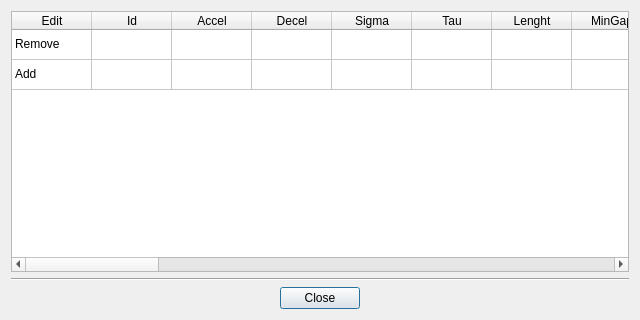
<?xml version="1.0" encoding="UTF-8"?>
<ui version="4.0">
 <class>vehicleTypeTableDialog</class>
 <widget class="QDialog" name="vehicleTypeTableDialog">
  <property name="geometry">
   <rect>
    <x>0</x>
    <y>0</y>
    <width>640</width>
    <height>320</height>
   </rect>
  </property>
  <property name="minimumSize">
   <size>
    <width>640</width>
    <height>320</height>
   </size>
  </property>
  <property name="maximumSize">
   <size>
    <width>640</width>
    <height>320</height>
   </size>
  </property>
  <property name="windowTitle">
   <string>Vehicle Types</string>
  </property>
  <property name="windowIcon">
   <iconset>
    <normaloff>:/main/eNetEditorLogo.ico</normaloff>:/main/eNetEditorLogo.ico</iconset>
  </property>
  <property name="modal">
   <bool>true</bool>
  </property>
  <layout class="QVBoxLayout" name="verticalLayout">
   <item>
    <widget class="QTableWidget" name="Table">
     <property name="editTriggers">
      <set>QAbstractItemView::NoEditTriggers</set>
     </property>
     <attribute name="horizontalHeaderDefaultSectionSize">
      <number>80</number>
     </attribute>
     <attribute name="verticalHeaderVisible">
      <bool>false</bool>
     </attribute>
     <row>
      <property name="text">
       <string/>
      </property>
     </row>
     <row>
      <property name="text">
       <string/>
      </property>
     </row>
     <column>
      <property name="text">
       <string>Edit</string>
      </property>
     </column>
     <column>
      <property name="text">
       <string>Id</string>
      </property>
     </column>
     <column>
      <property name="text">
       <string>Accel</string>
      </property>
     </column>
     <column>
      <property name="text">
       <string>Decel</string>
      </property>
     </column>
     <column>
      <property name="text">
       <string>Sigma</string>
      </property>
     </column>
     <column>
      <property name="text">
       <string>Tau</string>
      </property>
     </column>
     <column>
      <property name="text">
       <string>Lenght</string>
      </property>
     </column>
     <column>
      <property name="text">
       <string>MinGap</string>
      </property>
     </column>
     <column>
      <property name="text">
       <string>MaxSpeed</string>
      </property>
     </column>
     <column>
      <property name="text">
       <string>SpeedFactor</string>
      </property>
     </column>
     <column>
      <property name="text">
       <string>SpeedDev</string>
      </property>
     </column>
     <column>
      <property name="text">
       <string>Color</string>
      </property>
     </column>
     <column>
      <property name="text">
       <string>VClass</string>
      </property>
     </column>
     <column>
      <property name="text">
       <string>EClass</string>
      </property>
     </column>
     <column>
      <property name="text">
       <string>GuiShape</string>
      </property>
     </column>
     <column>
      <property name="text">
       <string>Width</string>
      </property>
     </column>
     <column>
      <property name="text">
       <string>ImgFile</string>
      </property>
     </column>
     <column>
      <property name="text">
       <string>Impatience</string>
      </property>
     </column>
     <column>
      <property name="text">
       <string>Lane Change</string>
      </property>
     </column>
     <column>
      <property name="text">
       <string>Act bat cap</string>
      </property>
     </column>
     <column>
      <property name="text">
       <string>Max bat cap</string>
      </property>
     </column>
     <column>
      <property name="text">
       <string>Power Max</string>
      </property>
     </column>
     <column>
      <property name="text">
       <string>Mass</string>
      </property>
     </column>
     <column>
      <property name="text">
       <string>Front surf ar</string>
      </property>
     </column>
     <column>
      <property name="text">
       <string>Air drag co</string>
      </property>
     </column>
     <column>
      <property name="text">
       <string>Int mom int</string>
      </property>
     </column>
     <column>
      <property name="text">
       <string>Rad drag co</string>
      </property>
     </column>
     <column>
      <property name="text">
       <string>Roll drag co</string>
      </property>
     </column>
     <column>
      <property name="text">
       <string>Const pow int</string>
      </property>
     </column>
     <column>
      <property name="text">
       <string>Rec prop eff</string>
      </property>
     </column>
     <column>
      <property name="text">
       <string>Rec eff</string>
      </property>
     </column>
     <item row="0" column="0">
      <property name="text">
       <string>Remove</string>
      </property>
      <property name="icon">
       <iconset resource="../../../resources/eNetEditorResources.qrc">
        <normaloff>:/main/remove.ico</normaloff>:/main/remove.ico</iconset>
      </property>
     </item>
     <item row="1" column="0">
      <property name="text">
       <string>Add</string>
      </property>
      <property name="icon">
       <iconset resource="../../../resources/eNetEditorResources.qrc">
        <normaloff>:/main/add.ico</normaloff>:/main/add.ico</iconset>
      </property>
     </item>
    </widget>
   </item>
   <item>
    <widget class="Line" name="HorizontalLine">
     <property name="orientation">
      <enum>Qt::Horizontal</enum>
     </property>
    </widget>
   </item>
   <item>
    <layout class="QHBoxLayout" name="LayoutButton">
     <item>
      <spacer name="horizontalSpacer1">
       <property name="orientation">
        <enum>Qt::Horizontal</enum>
       </property>
       <property name="sizeHint" stdset="0">
        <size>
         <width>40</width>
         <height>20</height>
        </size>
       </property>
      </spacer>
     </item>
     <item>
      <widget class="QPushButton" name="ButtonClose">
       <property name="text">
        <string>Close</string>
       </property>
       <property name="icon">
        <iconset resource="../../../resources/eNetEditorResources.qrc">
         <normaloff>:/main/accept.ico</normaloff>:/main/accept.ico</iconset>
       </property>
      </widget>
     </item>
     <item>
      <spacer name="horizontalSpacer2">
       <property name="orientation">
        <enum>Qt::Horizontal</enum>
       </property>
       <property name="sizeHint" stdset="0">
        <size>
         <width>40</width>
         <height>20</height>
        </size>
       </property>
      </spacer>
     </item>
    </layout>
   </item>
  </layout>
 </widget>
 <resources>
  <include location="../../../resources/eNetEditorResources.qrc"/>
 </resources>
 <connections/>
</ui>
